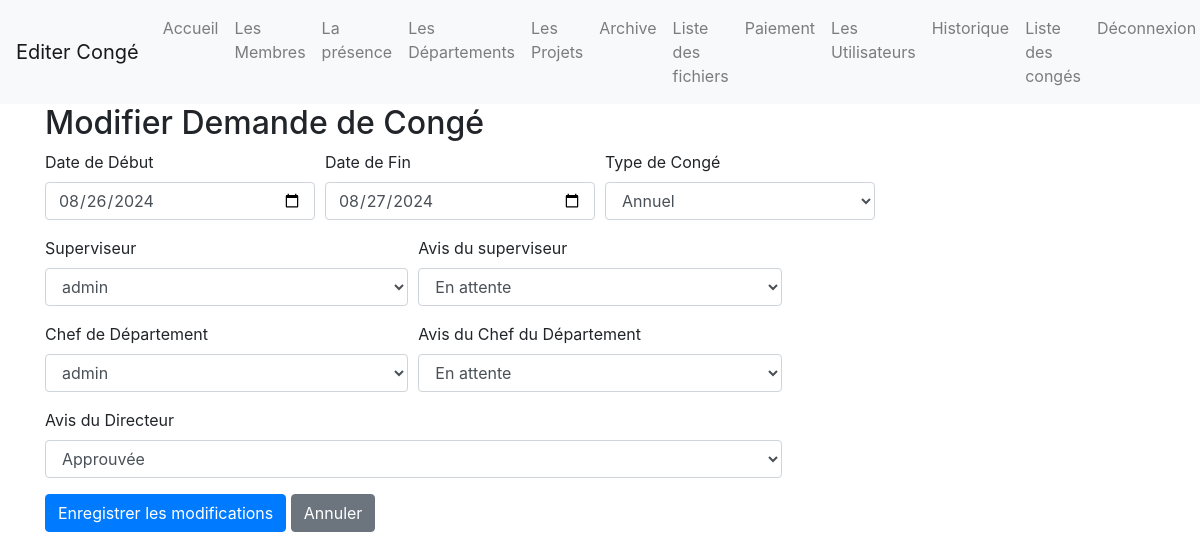
Page /pages/blanche.php?id_demande=13 (signed in) on the committed database.
### tables this page shows
CREATE TABLE IF NOT EXISTS `demandes_conge` (
  `id_demande` int NOT NULL AUTO_INCREMENT,
  `id_membre` int NOT NULL,
  `date_debut` date NOT NULL,
  `date_fin` date NOT NULL,
  `raison` text NOT NULL,
  `date_demande` date NOT NULL,
  `superviseur` int NOT NULL,
  `chef_departement` int DEFAULT NULL,
  `type_conge` enum('annuel','maladie','maternité') NOT NULL,
  `statut` enum('en attente','approuvé','non approuvé') DEFAULT 'en attente',
  `superviseur_status` enum('approuvée','non approuvée','en attente') DEFAULT 'en attente',
  `chef_departement_status` enum('approuvée','non approuvée','en attente') DEFAULT 'en attente',
  `archivage_time` datetime DEFAULT NULL,
  PRIMARY KEY (`id_demande`),
  KEY `id_membre` (`id_membre`),
  KEY `superviseur` (`superviseur`),
  KEY `fk_chef_departement_conge` (`chef_departement`)
);

CREATE TABLE IF NOT EXISTS `users` (
  `id_user` int NOT NULL AUTO_INCREMENT,
  `username` varchar(100) NOT NULL,
  `email` varchar(100) NOT NULL,
  `password` varchar(255) NOT NULL,
  `role` enum('admin','rh','user') DEFAULT 'user',
  `created_at` timestamp NOT NULL DEFAULT CURRENT_TIMESTAMP,
  `updated_at` timestamp NULL DEFAULT NULL ON UPDATE CURRENT_TIMESTAMP,
  `status` enum('active','inactive') DEFAULT 'inactive',
  `profile_picture` varchar(255) DEFAULT NULL,
  PRIMARY KEY (`id_user`),
  UNIQUE KEY `email` (`email`),
  KEY `idx_username` (`username`)
);

### pages/blanche.php (the view, shortened to what this page needs)
<?php
require "cache.php";
$user_id = $_SESSION['id_user'];
$user_query = "SELECT role FROM users WHERE id_user = $user_id";
$user_result = mysqli_query($conn, $user_query);
$role = '';
if ($user_row = mysqli_fetch_assoc($user_result)) {
    $role = $user_row['role'];
}
$is_admin = ($role == 'admin');
$is_rh = ($role == 'rh');
$is_directeur = ($role == 'directeur');
if (isset($_GET['id_demande']) && is_numeric($_GET['id_demande'])) {
    $id_demande = intval($_GET['id_demande']);
    $query = "SELECT * FROM demandes_conge WHERE id_demande = ?";
    if ($stmt = mysqli_prepare($conn, $query)) {
        mysqli_stmt_bind_param($stmt, 'i', $id_demande);
        mysqli_stmt_execute($stmt);
        $result = mysqli_stmt_get_result($stmt);
        $demande = mysqli_fetch_assoc($result);
    } else {
        $_SESSION['message'] = 'Erreur lors de la récupération de la demande de congé.';
        header('Location: gestion_conge.php');
        exit();
    }
} else {
    $_SESSION['message'] = 'Identifiant de demande invalide.';
    header('Location: gestion_conge.php');
    exit();
}
$is_superviseur = ($user_id == $demande['superviseur']);
$is_chef_departement = ($user_id == $demande['chef_departement']);
$query = "SELECT * FROM demandes_conge WHERE id_demande = ?";
if ($stmt = mysqli_prepare($conn, $query)) {
    mysqli_stmt_bind_param($stmt, 'i', $id_demande);
    mysqli_stmt_execute($stmt);
    $result = mysqli_stmt_get_result($stmt);
    $demande = mysqli_fetch_assoc($result);
}
$sql_superviseurs = "SELECT id_user, username FROM users";
$result_superviseurs = $conn->query($sql_superviseurs);
$sql_departement = "SELECT id_user, username FROM users";
$result_departement = $conn->query($sql_departement);
?>
<!DOCTYPE html>
<html lang="fr">
<head>
    <link rel="stylesheet" href="https://stackpath.bootstrapcdn.com/bootstrap/4.5.2/css/bootstrap.min.css">
</head>
<body>
    <?php require "menu.php"; ?>
    <div class="container">
        <h2>Modifier Demande de Congé</h2>
        <form method="post">
            <div class="form-row">
                <div class="form-group col-md-3">
                    <label>Date de Début</label>
                    <input type="date" name="date_debut" class="form-control"
                        value="<?php echo htmlspecialchars($demande['date_debut']); ?>"
                        <?php echo (!$is_superviseur && !$is_chef_departement) ? 'readonly' : ''; ?> required>
                </div>
                <div class="form-group col-md-3">
                    <label>Date de Fin</label>
                    <input type="date" name="date_fin" class="form-control"
                        value="<?php echo htmlspecialchars($demande['date_fin']); ?>"
                        <?php echo (!$is_superviseur && !$is_chef_departement) ? 'readonly' : ''; ?> required>
                </div>
                <div class="form-group col-md-3">
                    <label>Type de Congé</label>
                    <select name="type_conge" class="form-control"
                        <?php echo (!$is_superviseur && !$is_chef_departement) ? 'disabled' : ''; ?> required>
                        <option value="annuel" <?php echo ($demande['type_conge'] == 'annuel') ? 'selected' : ''; ?>>Annuel</option>
                    </select>
                </div>
            </div>
            <div class="form-row">
                <div class="form-group col-md-4">
                    <label>Superviseur</label>
                    <select class="form-control" id="superviseur" name="superviseur"
                        <?php echo (!$is_superviseur && !$is_chef_departement) ? 'disabled' : ''; ?> required>
                        <?php while ($superviseur = mysqli_fetch_assoc($result_superviseurs)) : ?>
                            <option value="<?php echo $superviseur['id_user']; ?>"
                                <?php if ($demande['superviseur'] == $superviseur['id_user']) echo 'selected'; ?>>
                                <?php echo $superviseur['username']; ?>
                            </option>
                        <?php endwhile; ?>
                    </select>
                </div>
                <div class="form-group col-md-4">
                    <label>Avis du superviseur</label>
                    <select name="superviseur_status" class="form-control"
                        <?php echo (!$is_superviseur && !$is_chef_departement) ? 'disabled' : ''; ?> required>
                        <option value="en attente" <?php echo ($demande['superviseur_status'] == 'en attente') ? 'selected' : ''; ?>>En attente</option>
                    </select>
                </div>
            </div>
            <div class="form-row">
                <div class="form-group col-md-4">
                    <label>Chef de Département</label>
                    <select class="form-control" id="chef_departement" name="chef_departement"
                        <?php echo (!$is_superviseur && !$is_chef_departement) ? 'disabled' : ''; ?> required>
                        <?php while ($chef_departement = mysqli_fetch_assoc($result_departement)) : ?>
                            <option value="<?php echo $chef_departement['id_user']; ?>"
                                <?php if ($demande['chef_departement'] == $chef_departement['id_user']) echo 'selected'; ?>>
                                <?php echo $chef_departement['username']; ?>
                            </option>
                        <?php endwhile; ?>
                    </select>
                </div>
                <div class="form-group col-md-4">
                    <label>Avis du Chef du Département</label>
                    <select name="chef_departement_status" class="form-control"
                        <?php echo (!$is_superviseur && !$is_chef_departement) ? 'disabled' : ''; ?> required>
                        <option value="en attente" <?php echo ($demande['chef_departement_status'] == 'en attente') ? 'selected' : ''; ?>>En attente</option>
                    </select>
                </div>
            </div>
            <?php if ($is_admin || $is_rh || $is_directeur): ?>
                <div class="form-row">
                    <div class="form-group col-md-8">
                        <label>Avis du Directeur</label>
                        <select name="statut" class="form-control" required>
                            <option value="approuvé" <?php echo ($demande['statut'] == 'approuvé') ? 'selected' : ''; ?>>Approuvée</option>
                        </select>
                    </div>
                </div>
            <?php endif; ?>
            <div class="form-group">
                <button type="submit" class="btn btn-primary"
                    <?php echo (!$is_superviseur && !$is_chef_departement) ? 'disabled' : ''; ?>>Enregistrer les modifications</button>
                <a href="gestion_conge.php" class="btn btn-secondary">Annuler</a>
            </div>
        </form>
    </div>
</body>
</html>

### rows in the picture
demandes_conge: date_debut "08/26/2024", date_fin "08/27/2024", type_conge "Annuel", superviseur "admin", superviseur_status "En attente", chef_departement "admin", chef_departement_status "En attente", statut "Approuvée"

### other values in the picture
$pageTitle "Editer Congé"
